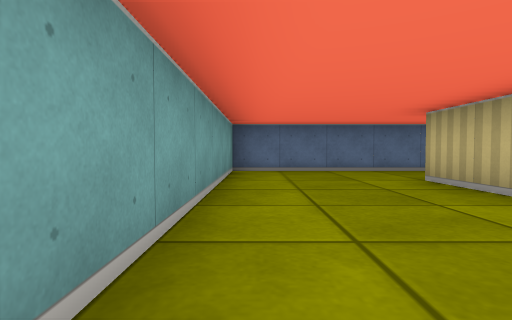
view 1 (above)

24 first-person views from a walk through a cub3D maze. The camera is about half as high as the walls, tilts 2° down and sees 80° across. The floor is counted in squares. Each view is taken from the middle of a square. On the plan, view 1 faces up. The plan holds only what a view shows up to about 9 squares ahead; the rest is blank.

view 2
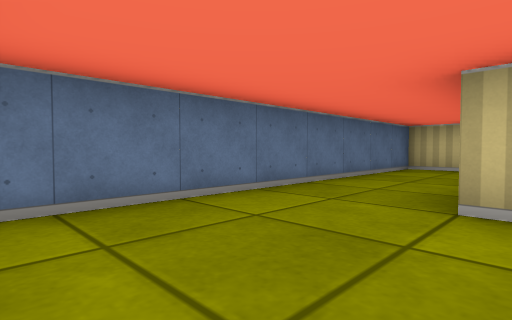

view 3
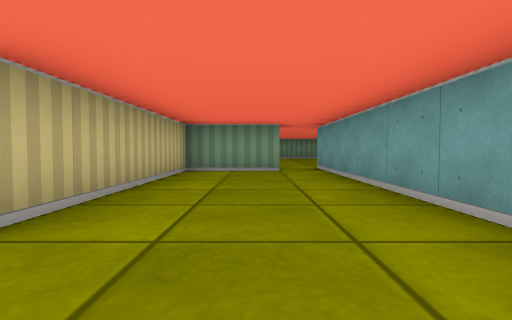

view 4
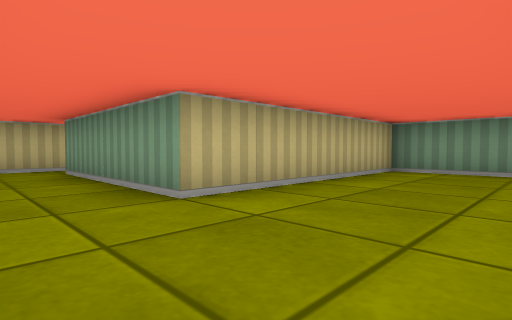

view 5
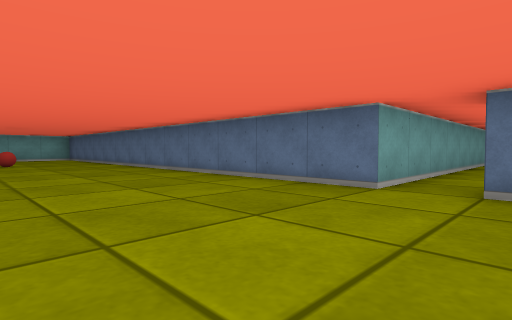

view 6
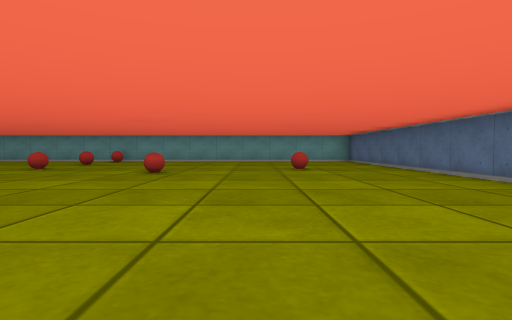

view 7
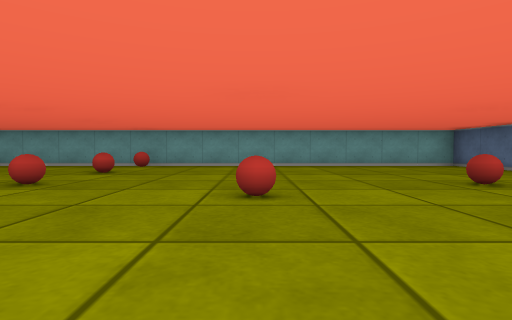

view 8
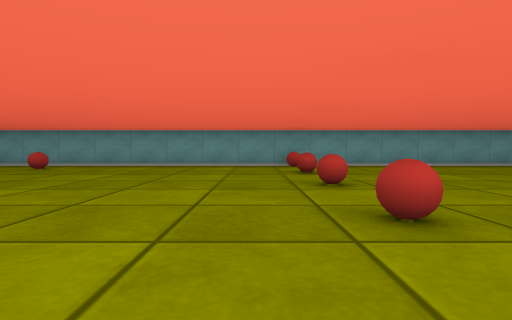

view 9
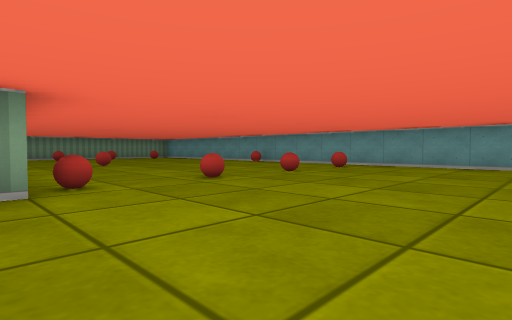

view 10
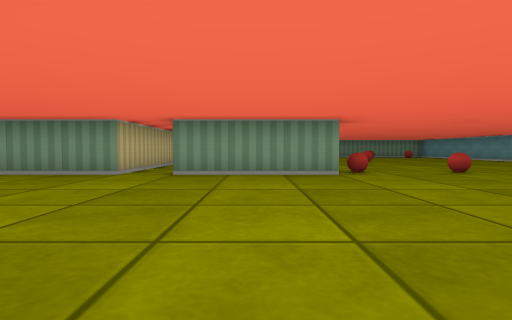

view 11
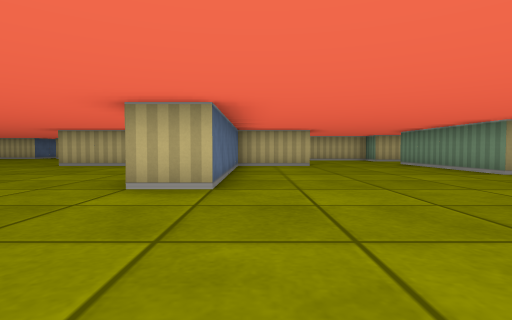

view 12
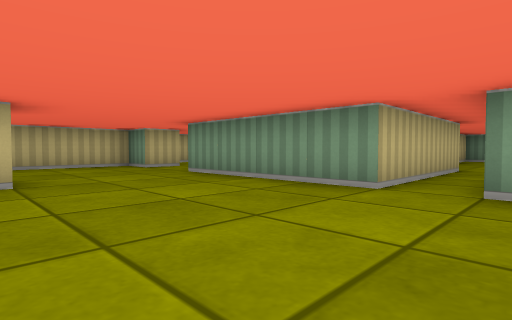

view 13
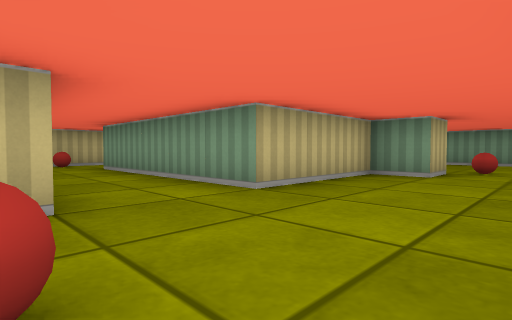

view 14
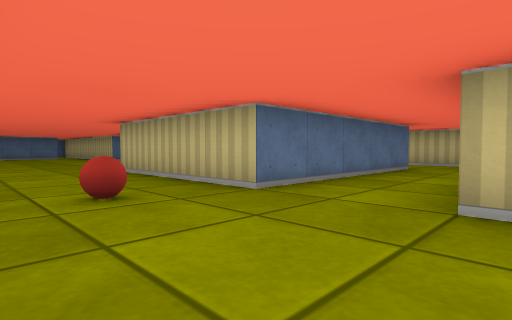

view 15
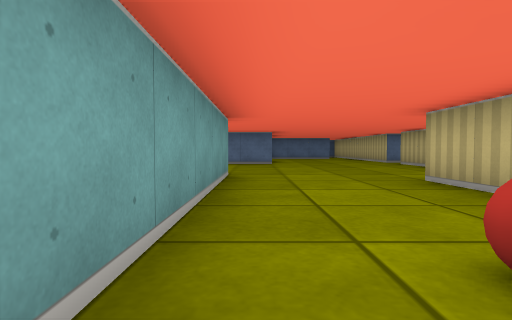

view 16
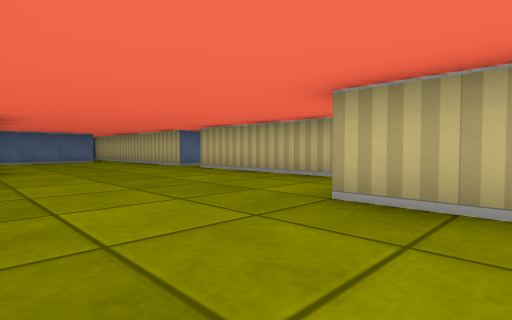

view 17
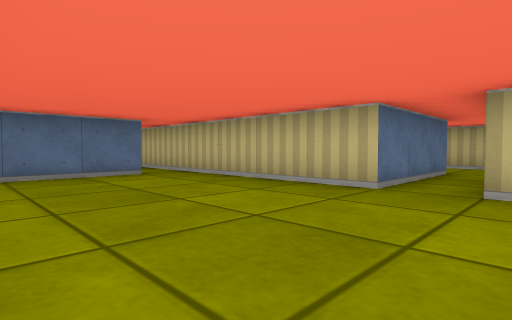

view 18
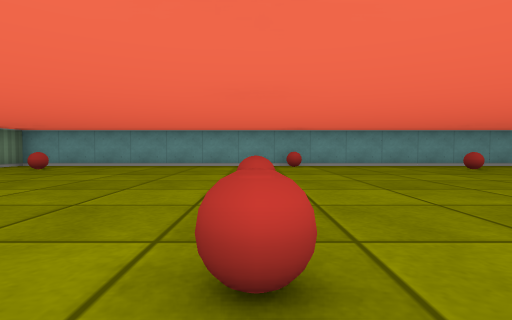

view 19
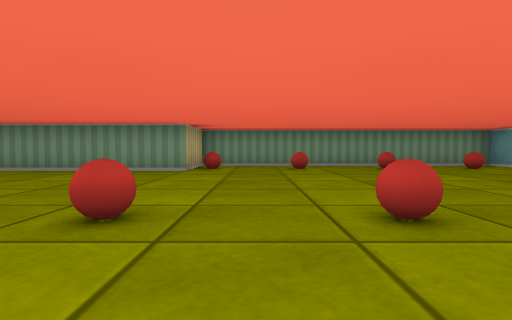

view 20
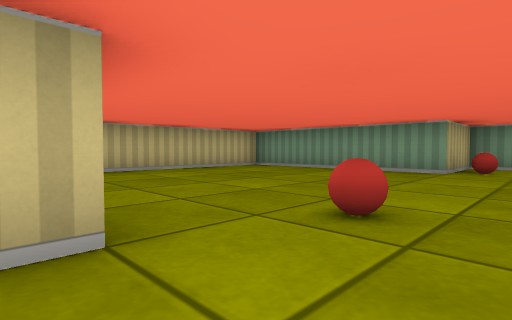

view 21
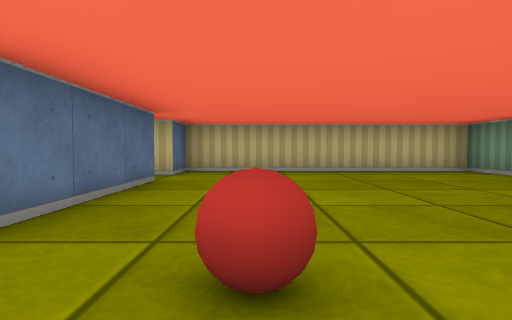

view 22
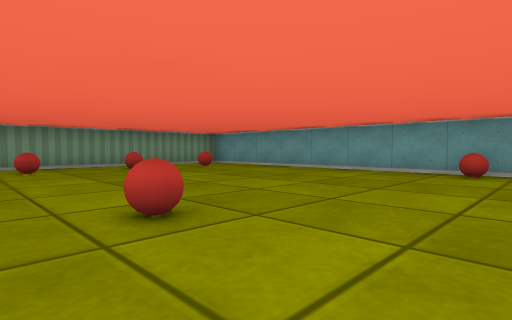

view 23
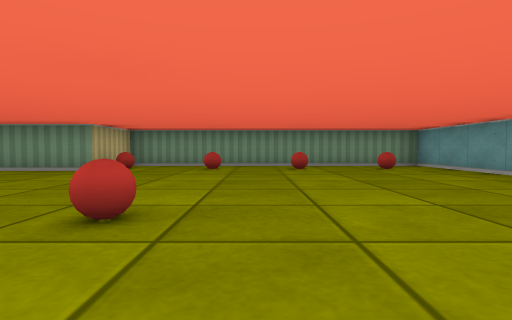

view 24
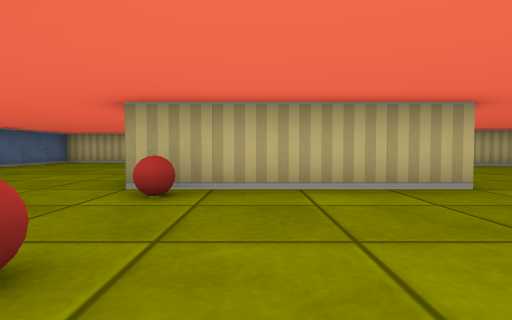

### Floor plan
Points are (right, up) in squares from view 1. A wall is a line through its corners. A room is listed if a view was taken in it or the views show most of it. See-through windows are left out.
Room 1 (views 1, 2, 3, 4)
walls: (0.4, -0.5) (2.5, -0.5) (2.5, 4.5) (6.5, 4.5); (7.5, 4.5) (7.5, 6.5) (-0.5, 6.5) (-0.5, -0.5)
ways out: opening at (0, -1) to room 2; opening at (7, 4) to room 2
Room 2 (views 5, 6, 7, 8, 9, 10, 11, 12, 13, 14, 15, 16, 17, 18, 19, 20, 21, 22, 23, 24)
walls: (1.1, -10.5) (-3.5, -10.5) (-3.5, -9.5); (1.5, -12.6) (1.5, -10.5); (1.5, -7.4) (1.5, -5.5); (-2.5, -19.5) (-5.2, -19.5); (2.5, -5.5) (2.5, -10.5); (4.5, -16.5) (4.5, -15.5) (5.5, -15.5) (5.5, -12.5) (10.5, -12.5); (-5.5, -19.6) (-5.5, -15.5) (-2.5, -15.5); (7.5, -5.4) (7.5, -1.5); (-0.5, -0.5) (-0.5, -1.5) (-13.5, -1.5) (-13.5, -27.5) (-5.5, -27.5) (-5.5, -25.5) (-0.5, -25.5) (-0.5, -19.5) (-1.5, -19.5) (-1.5, -15.5) (2.5, -15.5); (10.5, -10.5) (5.5, -10.5) (5.5, -6.5); (12.5, -13.2) (12.5, -9.8); (10.5, -0.5) (7.5, -0.5) (7.5, 4.5); (6.6, 3.5) (4, 3.5); (12.5, -0.9) (12.5, 0)
ways out: opening at (0, -1) to room 1; opening at (7, 4) to room 1; opening at (3.5, -16.5)
objects: ball (-13, -20); ball (-13, -10); ball (-12, -26); ball (-12, -16); ball (-11, -10); ball (-10, -26); ball (-10, -16); ball (-9, -10); ball (-9, -4); ball (-8, -26); ball (-8, -21); ball (-8, -16); ball (-8, -7); ball (-7, -10); ball (-6, -26); ball (-6, -21); ball (-6, -16); ball (4, -17); ball (4, -10); ball (12, -12)

Positions as (right, up) in squares from view 1, and headings:
1: (0, 0), facing up
2: (0, 4), facing up-right
3: (1, 6), facing down
4: (0, 6), facing down-right
5: (1, -5), facing up-left
6: (-2, -5), facing left
7: (-5, -7), facing left
8: (-5, -11), facing left
9: (-5, -12), facing down-left
10: (-4, -10), facing down
11: (-7, -11), facing right
12: (-3, -12), facing down-right
13: (3, -10), facing down-right
14: (3, -13), facing up-right
15: (3, -11), facing up
16: (3, -8), facing up-right
17: (4, -2), facing up-right
18: (-5, -21), facing left
19: (-7, -19), facing down
20: (-7, -19), facing down-right
21: (-7, -21), facing right
22: (-7, -19), facing down-left
23: (-9, -19), facing down
24: (-9, -17), facing right
